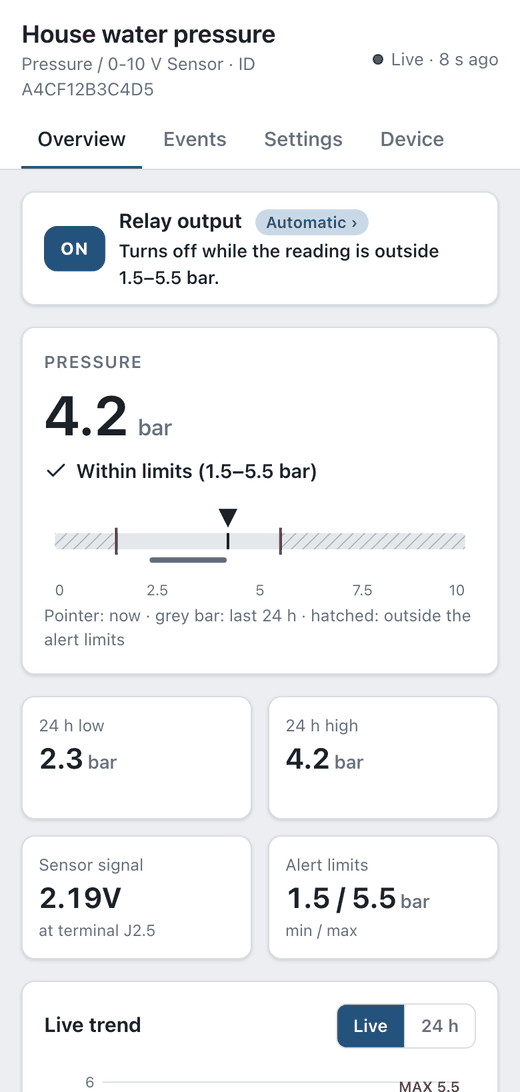
#> input picture doc/images/webui-phone-pressure.png, 520 x 1092 px
$ python -i render.py   (imports and definitions only)
#> lines starting #> are read from the running program, lines starting #| are printed output that depends on the picture
#> further down, picture is the input picture: PIL image 520x1092 P; mean R, G, B 241.9, 243, 244.4
#!/usr/bin/env python3
"""Regenerates the README images in doc/images/ from the real sources:

- OLED pages: lib/Display rendered by the real U8g2 core (oled_sim/)
- Web UI: data/ served by tools/webui_mock.py, captured with headless Chrome
- Hardware: crops of the release renders in hardware/releases/v1/

    python3 tools/readme_images/render.py

Needs Pillow, a C/C++ compiler, Google Chrome/Chromium (set CHROME to override)
and the U8g2 sources from a previous `pio run -e xiao_c6` (.pio/libdeps).
"""
import glob
import re
import os
import shutil
import socket
import subprocess
import sys
import tempfile
import time

from PIL import Image, ImageChops, ImageDraw, ImageFont

ROOT = os.path.dirname(os.path.dirname(os.path.dirname(os.path.abspath(__file__))))
HERE = os.path.dirname(os.path.abspath(__file__))
OUT = os.path.join(ROOT, "doc", "images")
BUILD = os.path.join(ROOT, ".pio", "readme_images")
RELEASE = os.path.join(ROOT, "hardware", "releases", "v1")
U8G2 = os.path.join(ROOT, ".pio", "libdeps", "xiao_c6", "U8g2", "src", "clib")
BG = (255, 255, 255)
OLED_ON, OLED_OFF, BEZEL = (200, 235, 255), (10, 12, 18), (34, 36, 42)


# [13 lines left out: functions chrome, font, not called in this run]


def autocrop(image, margin=16):
#> called with margin = 16
    rgb = image.convert("RGB")
    corner = rgb.getpixel((0, 0))
#> corner = (255, 255, 255)
    box = ImageChops.difference(rgb, Image.new("RGB", rgb.size, corner)).point(lambda v: 255 if v > 8 else 0).getbbox()
#> box = (0, 25, 520, 1092)
    if not box:
        return image
    l, t, r, b = box
#> l = 0; t = 25; r = 520; b = 1092
    return image.crop((max(0, l - margin), max(0, t - margin), min(image.width, r + margin), min(image.height, b + margin)))
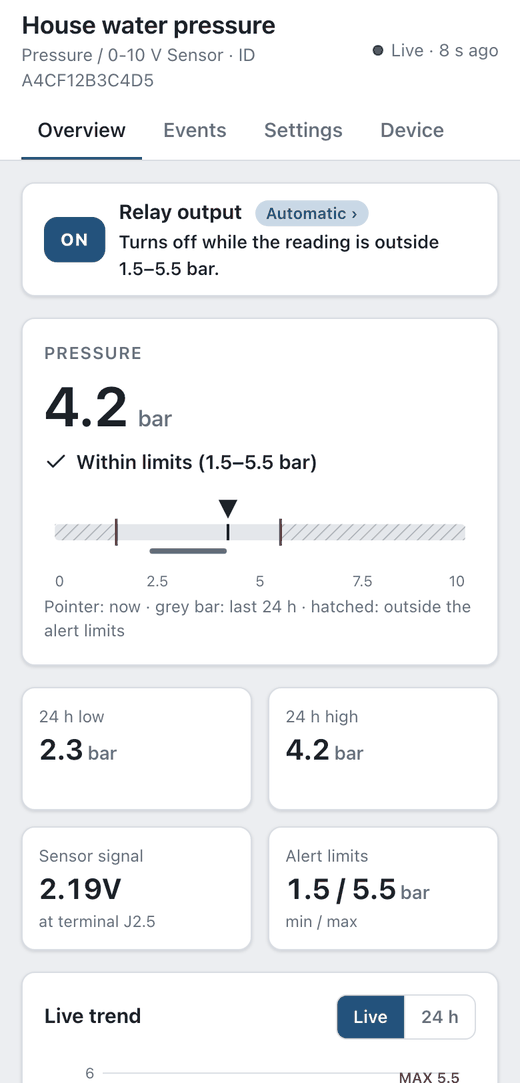
#> returned value: PIL image 520x1083 P; mean R, G, B 241.7, 242.9, 244.4


# [227 lines left out: functions fit, save, build_oled_sim, decode_frame, oled_panel, strip and 11 more, not called in this run]


# [2 lines not run here, left out]

>>> from PIL import Image
>>> picture = Image.open('../../doc/images/webui-phone-pressure.png')
>>> result = autocrop(picture)

$ run again, on hardware/releases/v1/accessories/dial_reader/renders/dial_reader_assembled.png
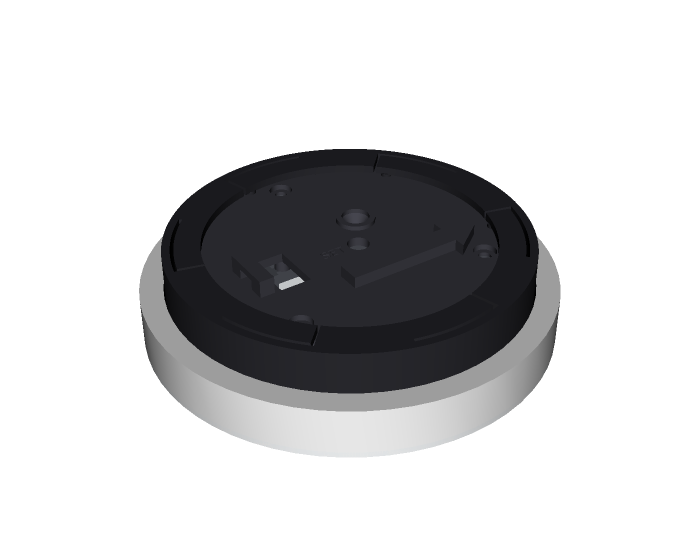
#> input picture hardware/releases/v1/accessories/dial_reader/renders/dial_reader_assembled.png, 1400 x 1100 px (shown at 1/2 size)
#> picture is the input picture: PIL image 1400x1100 RGB; mean R, G, B 206.2, 206.3, 207.1
#> corner = (255, 255, 255)
#> box = (278, 298, 1121, 915)
#> l = 278; t = 298; r = 1121; b = 915
#> in autocrop, `return image.crop((max(0, l - margin), max(0, t - margin), min(image.w..`:
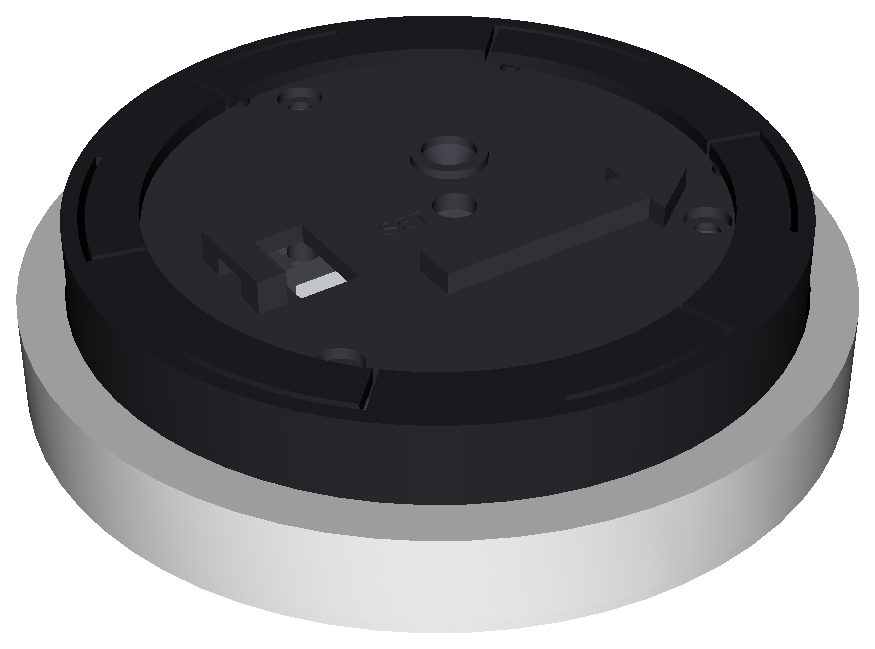
#> returned value: PIL image 875x649 RGB; mean R, G, B 122.8, 122.8, 125.2

$ run again, on hardware/releases/v1/accessories/dial_reader/renders/dial_reader_bottom.png
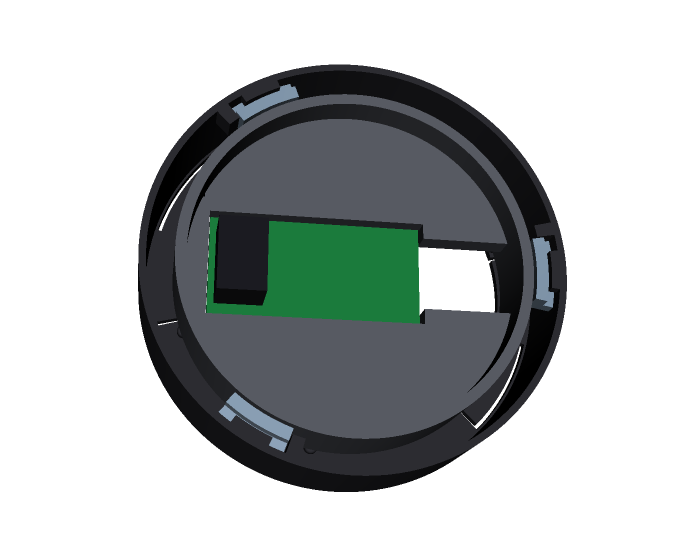
#> input picture hardware/releases/v1/accessories/dial_reader/renders/dial_reader_bottom.png, 1400 x 1100 px (shown at 1/2 size)
#> picture is the input picture: PIL image 1400x1100 RGB; mean R, G, B 182.8, 187.4, 186.8
#> corner = (255, 255, 255)
#> box = (276, 129, 1134, 984)
#> l = 276; t = 129; r = 1134; b = 984
#> in autocrop, `return image.crop((max(0, l - margin), max(0, t - margin), min(image.w..`:
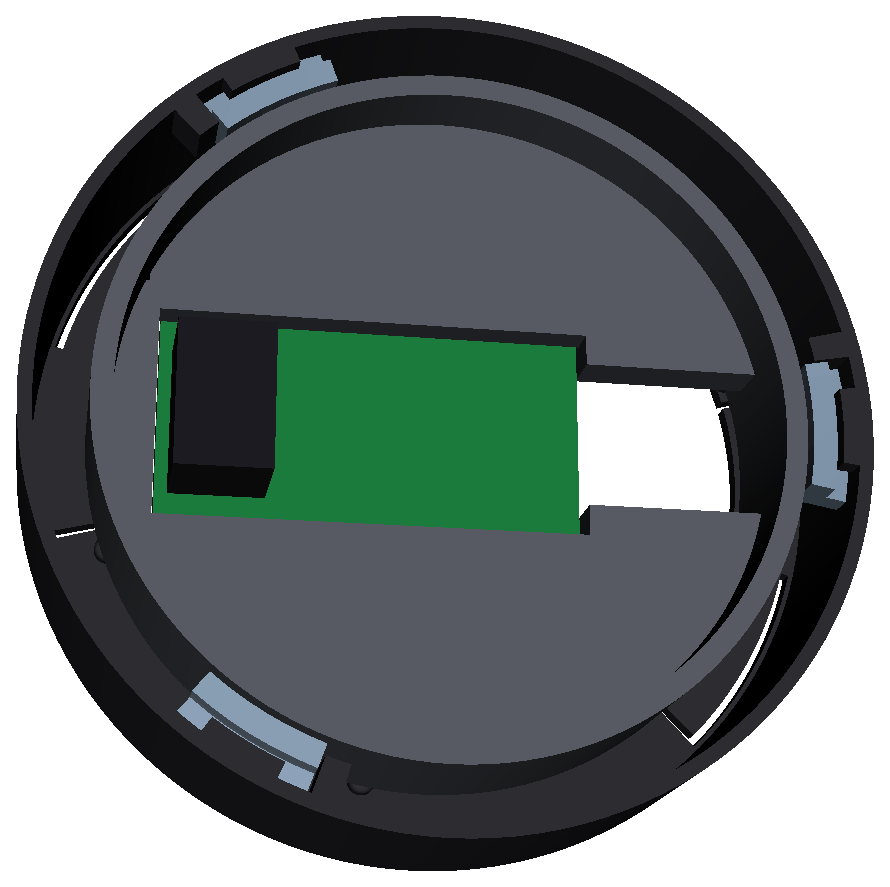
#> returned value: PIL image 890x887 RGB; mean R, G, B 114.2, 123.1, 121.9
